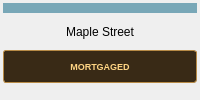
       <widget class="QFrame" name="tile8">
        <property name="tile" stdset="0">
         <bool>true</bool>
        </property>
        <layout class="QVBoxLayout" name="tileLayout8">
         <property name="spacing">
          <number>2</number>
         </property>
         <property name="leftMargin">
          <number>3</number>
         </property>
         <property name="topMargin">
          <number>3</number>
         </property>
         <property name="rightMargin">
          <number>3</number>
         </property>
         <property name="bottomMargin">
          <number>3</number>
         </property>
         <item>
          <widget class="QFrame" name="propertyColor8">
           <property name="minimumSize">
            <size>
             <width>0</width>
             <height>10</height>
            </size>
           </property>
           <property name="maximumSize">
            <size>
             <width>16777215</width>
             <height>10</height>
            </size>
           </property>
           <property name="styleSheet">
            <string>background: #78a7b7; border: none;</string>
           </property>
          </widget>
         </item>
         <item>
          <widget class="QLabel" name="tileName8">
           <property name="styleSheet">
            <string>font-size: 12px;</string>
           </property>
           <property name="text">
            <string>Maple Street</string>
           </property>
           <property name="alignment">
            <set>Qt::AlignmentFlag::AlignCenter</set>
           </property>
           <property name="wordWrap">
            <bool>true</bool>
           </property>
          </widget>
         </item>
         <item>
          <widget class="QLabel" name="mortgageLabel8">
           <property name="visible">
            <bool>false</bool>
           </property>
           <property name="styleSheet">
            <string notr="true">background-color: #392a16; color: #ffd584; border: 1px solid #b88b46; border-radius: 3px; padding: 2px; font-size: 9px; font-weight: bold;</string>
           </property>
           <property name="text">
            <string>MORTGAGED</string>
           </property>
           <property name="alignment">
            <set>Qt::AlignmentFlag::AlignCenter</set>
           </property>
          </widget>
         </item>
         <item>
          <widget class="QWidget" name="tokenArea8" native="true">
           <property name="minimumSize">
            <size>
             <width>0</width>
             <height>12</height>
            </size>
           </property>
           <property name="maximumSize">
            <size>
             <width>16777215</width>
             <height>12</height>
            </size>
           </property>
          </widget>
         </item>
        </layout>
       </widget>
